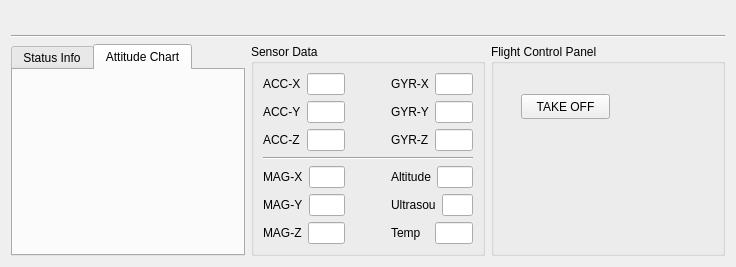
      <widget class="QWidget" name="tab1_FlightControl">
       <attribute name="title">
        <string>Flight Control</string>
       </attribute>
       <layout class="QGridLayout" name="gridLayout_2">
        <item row="0" column="0">
         <layout class="QVBoxLayout" name="verticalLayout" stretch="1,0,1">
          <item>
           <layout class="QHBoxLayout" name="horizontalLayout_AnimationDisplay">
            <item>
             <widget class="QWidget" name="widget" native="true">
              <layout class="QGridLayout" name="gridLayout_4"/>
             </widget>
            </item>
            <item>
             <widget class="QWidget" name="widget_2" native="true">
              <layout class="QGridLayout" name="gridLayout_5"/>
             </widget>
            </item>
           </layout>
          </item>
          <item>
           <widget class="Line" name="line_2">
            <property name="orientation">
             <enum>Qt::Horizontal</enum>
            </property>
           </widget>
          </item>
          <item>
           <layout class="QHBoxLayout" name="horizontalLayout" stretch="2,2,2">
            <item>
             <widget class="QTabWidget" name="tabWidget_FlightControlInfo">
              <property name="currentIndex">
               <number>1</number>
              </property>
              <widget class="QWidget" name="FlightControlinfo_Status">
               <attribute name="title">
                <string>Status Info</string>
               </attribute>
              </widget>
              <widget class="QWidget" name="FlightControlinfo_Graph">
               <attribute name="title">
                <string>Attitude Chart</string>
               </attribute>
              </widget>
             </widget>
            </item>
            <item>
             <widget class="QGroupBox" name="groupBox_SensorData">
              <property name="title">
               <string>Sensor Data</string>
              </property>
              <layout class="QVBoxLayout" name="verticalLayout_2">
               <item>
                <layout class="QHBoxLayout" name="horizontalLayout_SensorData_Upper" stretch="1,0,1">
                 <item>
                  <layout class="QVBoxLayout" name="verticalLayout_ACC">
                   <item>
                    <layout class="QHBoxLayout" name="horizontalLayout_ACC_X" stretch="1,1">
                     <item>
                      <widget class="QLabel" name="label_ACC_X">
                       <property name="text">
                        <string>ACC-X</string>
                       </property>
                      </widget>
                     </item>
                     <item>
                      <widget class="QLineEdit" name="lineEdit_ACC_X"/>
                     </item>
                    </layout>
                   </item>
                   <item>
                    <layout class="QHBoxLayout" name="horizontalLayout_ACC_Y" stretch="1,1">
                     <item>
                      <widget class="QLabel" name="label_ACC_Y">
                       <property name="text">
                        <string>ACC-Y</string>
                       </property>
                      </widget>
                     </item>
                     <item>
                      <widget class="QLineEdit" name="lineEdit_ACC_Y"/>
                     </item>
                    </layout>
                   </item>
                   <item>
                    <layout class="QHBoxLayout" name="horizontalLayout_ACC_Z" stretch="1,1">
                     <item>
                      <widget class="QLabel" name="label_ACC_Z">
                       <property name="text">
                        <string>ACC-Z</string>
                       </property>
                      </widget>
                     </item>
                     <item>
                      <widget class="QLineEdit" name="lineEdit_ACC_Z"/>
                     </item>
                    </layout>
                   </item>
                  </layout>
                 </item>
                 <item>
                  <spacer name="horizontalSpacer">
                   <property name="orientation">
                    <enum>Qt::Horizontal</enum>
                   </property>
                   <property name="sizeHint" stdset="0">
                    <size>
                     <width>40</width>
                     <height>20</height>
                    </size>
                   </property>
                  </spacer>
                 </item>
                 <item>
                  <layout class="QVBoxLayout" name="verticalLayout_GYR">
                   <item>
                    <layout class="QHBoxLayout" name="horizontalLayout_GYR_X" stretch="1,1">
                     <item>
                      <widget class="QLabel" name="label_GYR_X">
                       <property name="text">
                        <string>GYR-X</string>
                       </property>
                      </widget>
                     </item>
                     <item>
                      <widget class="QLineEdit" name="lineEdit_GYR_X"/>
                     </item>
                    </layout>
                   </item>
                   <item>
                    <layout class="QHBoxLayout" name="horizontalLayout_GYR_Y" stretch="1,1">
                     <item>
                      <widget class="QLabel" name="label_GYR_Y">
                       <property name="text">
                        <string>GYR-Y</string>
                       </property>
                      </widget>
                     </item>
                     <item>
                      <widget class="QLineEdit" name="lineEdit_GYR_Y"/>
                     </item>
                    </layout>
                   </item>
                   <item>
                    <layout class="QHBoxLayout" name="horizontalLayout_GYR_Z" stretch="1,1">
                     <item>
                      <widget class="QLabel" name="label_GYR_Z">
                       <property name="text">
                        <string>GYR-Z</string>
                       </property>
                      </widget>
                     </item>
                     <item>
                      <widget class="QLineEdit" name="lineEdit_GYR_Z"/>
                     </item>
                    </layout>
                   </item>
                  </layout>
                 </item>
                </layout>
               </item>
               <item>
                <widget class="Line" name="line_SensorData">
                 <property name="orientation">
                  <enum>Qt::Horizontal</enum>
                 </property>
                </widget>
               </item>
               <item>
                <layout class="QHBoxLayout" name="horizontalLayout_SensorData_Bottom" stretch="1,0,1">
                 <item>
                  <layout class="QVBoxLayout" name="verticalLayout_MAG">
                   <item>
                    <layout class="QHBoxLayout" name="horizontalLayout_MAG_X" stretch="1,1">
                     <item>
                      <widget class="QLabel" name="label_MAG_X">
                       <property name="text">
                        <string>MAG-X</string>
                       </property>
                      </widget>
                     </item>
                     <item>
                      <widget class="QLineEdit" name="lineEdit_MAG_X"/>
                     </item>
                    </layout>
                   </item>
                   <item>
                    <layout class="QHBoxLayout" name="horizontalLayout_MAG_Y" stretch="1,1">
                     <item>
                      <widget class="QLabel" name="label_MAG_Y">
                       <property name="text">
                        <string>MAG-Y</string>
                       </property>
                      </widget>
                     </item>
                     <item>
                      <widget class="QLineEdit" name="lineEdit_MAG_Y"/>
                     </item>
                    </layout>
                   </item>
                   <item>
                    <layout class="QHBoxLayout" name="horizontalLayout_MAG_Z" stretch="1,1">
                     <item>
                      <widget class="QLabel" name="label_MAG_Z">
                       <property name="text">
                        <string>MAG-Z</string>
                       </property>
                      </widget>
                     </item>
                     <item>
                      <widget class="QLineEdit" name="lineEdit_MAG_Z"/>
                     </item>
                    </layout>
                   </item>
                  </layout>
                 </item>
                 <item>
                  <spacer name="horizontalSpacer_2">
                   <property name="orientation">
                    <enum>Qt::Horizontal</enum>
                   </property>
                   <property name="sizeHint" stdset="0">
                    <size>
                     <width>40</width>
                     <height>20</height>
                    </size>
                   </property>
                  </spacer>
                 </item>
                 <item>
                  <layout class="QVBoxLayout" name="verticalLayout_Altitude">
                   <item>
                    <layout class="QHBoxLayout" name="horizontalLayout_Altitude" stretch="1,1">
                     <item>
                      <widget class="QLabel" name="label_Altitude">
                       <property name="text">
                        <string>Altitude</string>
                       </property>
                      </widget>
                     </item>
                     <item>
                      <widget class="QLineEdit" name="lineEdit_Altitude"/>
                     </item>
                    </layout>
                   </item>
                   <item>
                    <layout class="QHBoxLayout" name="horizontalLayout_Ultrasound" stretch="1,1">
                     <item>
                      <widget class="QLabel" name="label_Ultrasound">
                       <property name="text">
                        <string>Ultrasou</string>
                       </property>
                      </widget>
                     </item>
                     <item>
                      <widget class="QLineEdit" name="lineEdit_Ultrasound"/>
                     </item>
                    </layout>
                   </item>
                   <item>
                    <layout class="QHBoxLayout" name="horizontalLayout_Temp" stretch="1,1">
                     <item>
                      <widget class="QLabel" name="label_Temp">
                       <property name="text">
                        <string>Temp</string>
                       </property>
                      </widget>
                     </item>
                     <item>
                      <widget class="QLineEdit" name="lineEdit_Temp"/>
                     </item>
                    </layout>
                   </item>
                  </layout>
                 </item>
                </layout>
               </item>
              </layout>
             </widget>
            </item>
            <item>
             <widget class="QGroupBox" name="groupBox_GPS">
              <property name="title">
               <string>Flight Control Panel</string>
              </property>
              <widget class="QPushButton" name="pushButton_TAKE_OFF">
               <property name="geometry">
                <rect>
                 <x>30</x>
                 <y>50</y>
                 <width>89</width>
                 <height>25</height>
                </rect>
               </property>
               <property name="text">
                <string>TAKE OFF</string>
               </property>
              </widget>
             </widget>
            </item>
           </layout>
          </item>
         </layout>
        </item>
       </layout>
      </widget>
